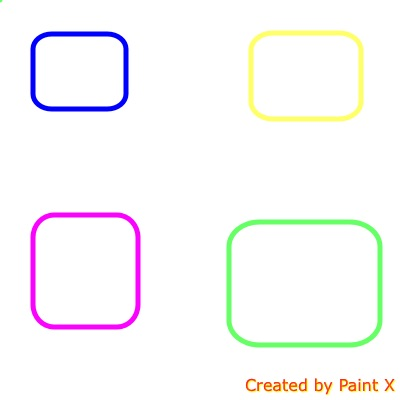
#> input picture software/src/omaha/templates/css/map.jpg, 400 x 400 px
$ python main.py templates/css/map.jpg out.png   (older library calls are emulated)
#> lines starting #> are read from the running program, lines starting #| are printed output that depends on the picture; after the words box and inside, x2 and y2 are one past the last pixel; in counts of white or black regions, pixels touching at a corner belong together
#This class needs to either be renamed or removed.

import cv2
import numpy as np
import math
import json
import argparse

def parseCircle(circle):
    x = int(circle.pt[0])
    y = int(circle.pt[1])
    cv2.circle(orig, (x, y), int(circle.size/2), (0, 255, 0), 2)
    cv2.rectangle(orig, (x - 5, y - 5), (x + 5, y + 5), (0, 128, 255),-1)
    return {"x": x, "y": y}

# merge blobs that are intersecting
def supress(x):
        for f in fs:
                distx = f.pt[0] - x.pt[0]
                disty = f.pt[1] - x.pt[1]
                dist = math.sqrt(distx*distx + disty*disty)
                if (f.size > x.size) and (dist<f.size/2):
                        return True

# check if executing this script
if __name__ == "__main__":
    # parse input parameters
    parser = argparse.ArgumentParser(description="Get speaker coordinates from map")
    parser.add_argument('imagePath', metavar="I")
    parser.add_argument('outputPath', metavar="O", type=argparse.FileType('w'))
    parsedInput = vars(parser.parse_args())
    outputFile = parsedInput["outputPath"]
    inputFileName = parsedInput["imagePath"]

    orig = cv2.imread(inputFileName)
#> orig is the input picture: shape (400, 400, 3); mean B, G, R 249.1, 248.5, 249.6
    origCopy = orig.copy()
    hsv = cv2.cvtColor(origCopy, cv2.COLOR_BGR2HSV)
#> hsv: shape (400, 400, 3); mean H, S, V 17.8, 11.1, 254.2
    # define range of blue color in HSV
    lower_blue = np.array([98,100,100])
    upper_blue = np.array([130,255,255])
    mask = cv2.inRange(hsv, lower_blue, upper_blue)
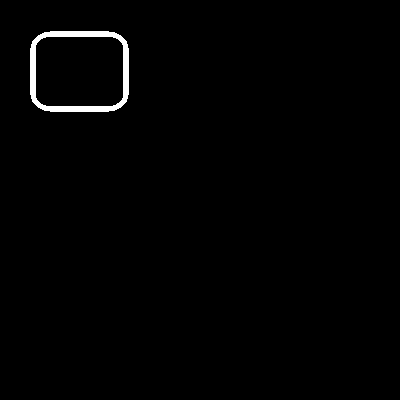
#> mask: shape (400, 400); 1.1% white; 1 white region, box (x1, y1, x2, y2) and area: (30, 31, 129, 112) 1753
    # get rid of the specks in the image
    mask = cv2.medianBlur(mask,7)

    # Here we need to check the version because the MSER object has changed between versions
    # You MAY need to install libgl1-mesa-dri

    version = cv2.__version__

    print("Using Open CV version: " + version)

    if int(version[0]) < 3:
        detector = cv2.MSER()
    else:
        detector = cv2.MSER_create()

    fs = detector.detect(mask)
#> fs = 2 keypoints; (x, y, size): (79, 71, 94.2), (79, 71, 72.7)
#> (the run stopped early here; a loop or call above may not have finished)
